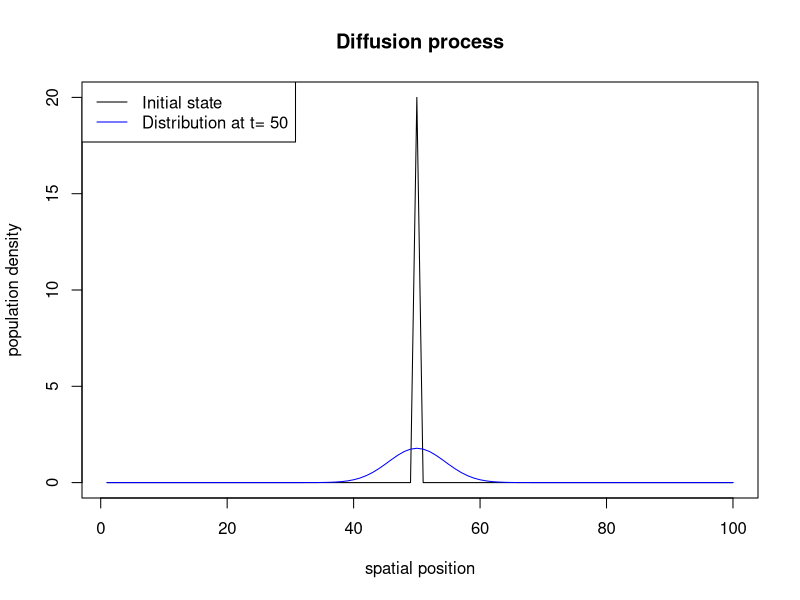

Here is the R script that generated this plot:
# dispersal parameter:
d <- 0.2
# size of the world:
L <- 100
# a vector of population sizes:
N <- rep(0,L)
N[round(L/2)] <- 20
# Plot initial state:
plot(1:L,N,type='l',xlab='spatial position', ylab='population density',main='Diffusion process')

# length of simulation:
tmax <- 50
for (t in 1:tmax) {
	# update the population vector:
	N_temp <- rep(0,L)
	for ( x in 2:(L-1) ){
		N_temp[x] <- N[x] - 2*d*N[x] + d*N[x-1] + d*N[x+1]
	}
	# Treat endpoints separately:
	N_temp[1] <- N[1] - d*N[1] + d*N[2]
	N_temp[L] <- N[L] - d*N[L] + d*N[L-1]
	N <- N_temp
}
# Plot final state:
lines(1:L, N, col='blue')
legend('topleft',legend=c('Initial state',paste('Distribution at t=',tmax)),lty='solid',col=c('black','blue'))
